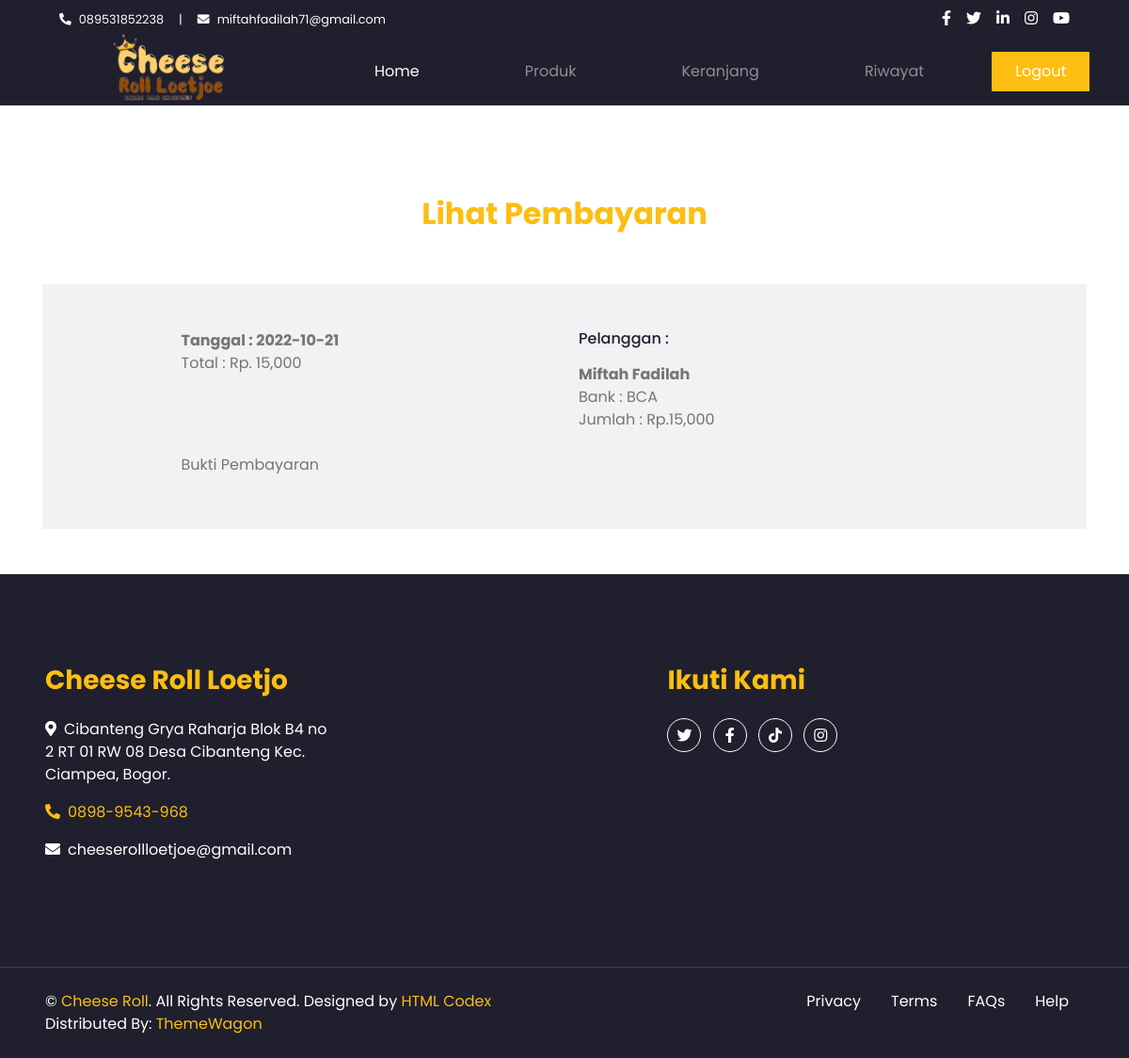
Page /lihat_pembayaran.php?id=65 (signed in) on the committed database.
### tables this page shows
CREATE TABLE `pembayaran` (
  `id_pembayaran` int(11) NOT NULL,
  `id_pembelian` int(11) NOT NULL,
  `nama` varchar(100) NOT NULL,
  `bank` varchar(50) NOT NULL,
  `jumlah` int(13) NOT NULL,
  `tanggal` date NOT NULL,
  `bukti` varchar(100) NOT NULL
);

CREATE TABLE `pembelian` (
  `id_pembelian` int(11) NOT NULL,
  `id_pelanggan` int(11) NOT NULL,
  `id_ongkir` int(11) NOT NULL,
  `tanggal_pembelian` date NOT NULL,
  `total_pembelian` int(11) NOT NULL,
  `nama_kabupaten` varchar(50) NOT NULL,
  `tarif` int(11) NOT NULL,
  `alamat_pengiriman` text NOT NULL,
  `status_pembelian` varchar(100) NOT NULL DEFAULT 'Pending',
  `resi_pembelian` varchar(50) NOT NULL
);

### config/connection.php (called while the page is built)
<?php
$host = "localhost";
$user = "root";
$pass = "";
$database = "cheese";

### models/database.php (called while the page is built, shortened)
<?php
class Database
{
    public $conn;
    function __construct($host, $user, $pass, $database)
    {
        $this->host = $host;
        $this->user = $user;
        $this->pass = $pass;
        $this->database = $database;
        $this->conn = new mysqli($this->host, $this->user, $this->pass, $this->database) or die (mysqli_error($this->conn));
    }
}

### lihat_pembayaran.php (the view, shortened to what this page needs)
<?php
require_once 'config/connection.php';
require_once 'models/database.php';
include 'models/product.php';
$connection = new Database($host, $user, $pass, $database);
$id_pembelian = $_GET['id'];
$ambil = $connection->conn->query("SELECT * FROM pembayaran
	LEFT JOIN pembelian ON pembayaran.id_pembelian=pembelian.id_pembelian WHERE pembelian.id_pembelian='$id_pembelian'");
$detpemb = $ambil->fetch_object();
?>
<!DOCTYPE html>
<html lang="en">
  <head>
    <link
      href="https://cdnjs.cloudflare.com/ajax/libs/font-awesome/5.10.0/css/all.min.css"
      rel="stylesheet"
    />
    <link href="assets/lib/owlcarousel/assets/owl.carousel.min.css" rel="stylesheet" />
    <link href="assets/css/style.css" rel="stylesheet" />
  </head>
  <body>
    <div class="container-fluid bg-dark">
      <div class="row py-2 px-lg-5">
        <div class="col-lg-6 text-center text-lg-left mb-2 mb-lg-0">
          <div class="d-inline-flex align-items-center text-white">
            <small><i class="fa fa-phone-alt mr-2"></i>089531852238</small>
            <small class="px-3">|</small>
            <small
              >miftahfadilah71@gmail.com</small
            >
          </div>
        </div>
        <div class="col-lg-6 text-center text-lg-right">
          <div class="d-inline-flex align-items-center">
            <a class="text-white px-2" href="">
              <i class="fab fa-facebook-f"></i>
            </a>
            <a class="text-white px-2" href="">
              <i class="fab fa-twitter"></i>
            </a>
            <a class="text-white px-2" href="">
              <i class="fab fa-linkedin-in"></i>
            </a>
            <a class="text-white px-2" href="">
              <i class="fab fa-instagram"></i>
            </a>
            <a class="text-white pl-2" href="">
              <i class="fab fa-youtube"></i>
            </a>
          </div>
        </div>
      </div>
    </div>
    <div class="container-fluid sticky-top p-0">
      <nav
        class="navbar navbar-expand-lg bg-dark navbar-dark py-3 py-lg-0 px-lg-5"
      >
      <a href="index.html" class="navbar-brand ml-lg-3">
          <div class="logo-image">
            <img class="img-fluid" src="assets/img/cheese.png">
          </div>
        </a>
        <div
          class="collapse navbar-collapse justify-content-between px-lg-3"
          id="navbarCollapse"
        >
          <div class="navbar-nav m-3 py-0">
            <a href="index.php" class="nav-item nav-link active mx-5">Home</a>
            <a href="product.php" class="nav-item nav-link mx-5">Produk</a>
            <a href="cart.php" class="nav-item nav-link mx-5">Keranjang</a>
            <?php if(isset($_SESSION['pelanggan'])) : ?>
              <a href="riwayat.php" class="nav-item nav-link mx-5">Riwayat</a>
            <?php endif; ?>
          </div>
			    <?php if (isset($_SESSION['pelanggan'])): ?>
				  <a class="btn btn-primary py-2 px-4 d-none d-lg-block" href="login/logout.php" onclick="return confirm('Apakah anda ingin logout ?')">Logout</a>
				  <?php else: ?>
			    <a href="login/index.php" class="btn btn-primary py-2 px-4 d-none d-lg-block"
            >Login</a
          >
			    <?php endif ?>
        </div>
      </nav>
    </div>
    <div class="container-fluid pt-5">
      <div class="container">
      <div class="container">
  <main>
    <div class="py-5 text-center">
      <h2 class="text-primary">Lihat Pembayaran</h2>
    </div>
    <div class="row g-5 justify-content-center bg-secondary p-5">
      <div class="col-md-10 col-lg-10">
      <div class="row mb-4">
    <div class="col-sm-6">
    <div>
    <strong>Tanggal : <?= $detpemb->tanggal_pembelian; ?></strong>
    </div>
    <div>Total : Rp. <?= number_format($detpemb->total_pembelian); ?></div>
    </div>
        <div class="col-sm-6">
        <h6 class="mb-3">Pelanggan :</h6>
        <div>
        <strong><?= $detpemb->nama; ?></strong>
        </div>
        <div>Bank : <?= $detpemb->bank; ?></div>
        <div>Jumlah : Rp.<?= number_format($detpemb->jumlah); ?></div>
        </div>
        </div>
          <div class="row g-3">
            <div class="col-12">
              <label for="bukti" class="form-label">Bukti Pembayaran</label>
            </div>
          </div>
      </div>
    </div>
  </main>
</div>
        </div>
      </div>
    <div class="container-fluid bg-dark text-white mt-5 py-5 px-sm-3 px-md-5">
      <div class="row pt-5">
        <div class="col-lg-7 col-md-6">
          <div class="row">
            <div class="col-md-6 mb-5">
              <h3 class="text-primary mb-4">Cheese Roll Loetjo</h3>
              <p>
                <i class="fa fa-map-marker-alt mr-2"></i>Cibanteng Grya Raharja Blok B4 no 2 RT 01
RW 08 Desa Cibanteng Kec. Ciampea, Bogor.
              </p>
              <p>
              <a target="_blank" href="https://wa.me/628989543968">
              <i class="fa fa-phone-alt mr-2"></i>0898-9543-968</p>
              <p>
                <i class="fa fa-envelope mr-2"></i>cheeserollloetjoe@gmail.com
              </p>
            </div>
          </div>
        </div>
        <div class="col-lg-5 col-md-6 mb-5">
          <h3 class="text-primary mb-4">Ikuti Kami</h3>
          <a class="btn btn-outline-light btn-social mr-2" target="_blank" href="https://twitter.com/loetjoecheese?t=sAj2hzYlr7bHN_ZYm-nUeA&s=09
"
                  ><i class="fab fa-twitter"></i
                ></a>
                <a class="btn btn-outline-light btn-social mr-2" target="_blank" href="https://www.facebook.com/profile.php?id=100086273923445"
                  ><i class="fab fa-facebook-f"></i
                ></a>
                <a class="btn btn-outline-light btn-social mr-2" target="_blank" href="#"
                  ><i class="fab fa-tiktok"></i
                ></a>
                <a class="btn btn-outline-light btn-social" target="_blank" href="https://instagram.com/cheeseroll.loetjoe?igshid=YmMyMTA2M2Y="
                  ><i class="fab fa-instagram"></i
                ></a>
            </div>
          </div>
        </div>
    <div
      class="container-fluid bg-dark text-white border-top py-4 px-sm-3 px-md-5"
      style="border-color: #3e3e4e !important"
    >
      <div class="row">
        <div class="col-lg-6 text-center text-md-left mb-3 mb-md-0">
          <p class="m-0 text-white">
            &copy; <a href="#">Cheese Roll</a>. All Rights Reserved.
            Designed by <a href="https://htmlcodex.com">HTML Codex</a>
            <br />Distributed By:
            <a href="https://themewagon.com" target="_blank">ThemeWagon</a>
          </p>
        </div>
        <div class="col-lg-6 text-center text-md-right">
          <ul class="nav d-inline-flex">
            <li class="nav-item">
              <a class="nav-link text-white py-0" href="#">Privacy</a>
            </li>
            <li class="nav-item">
              <a class="nav-link text-white py-0" href="#">Terms</a>
            </li>
            <li class="nav-item">
              <a class="nav-link text-white py-0" href="#">FAQs</a>
            </li>
            <li class="nav-item">
              <a class="nav-link text-white py-0" href="#">Help</a>
            </li>
          </ul>
        </div>
      </div>
    </div>
  </body>
</html>

### lihat_pembayaran.php (style rules this page uses)
.logo-image { width: 230px; height: 46px; margin-top: -120px; }

### rows in the picture
pembayaran: id_pembelian.tanggal_pembelian "2022-10-21", id_pembelian.total_pembelian "15,000", nama "Miftah Fadilah", bank "BCA", jumlah "15,000"
